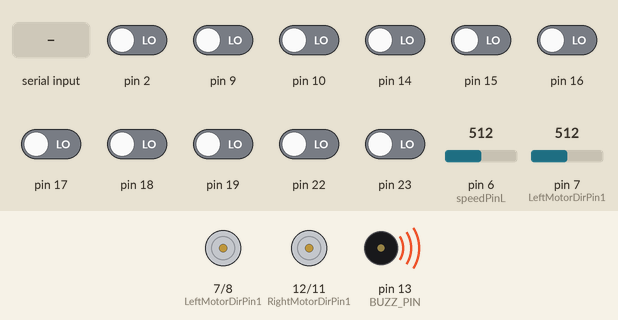
This sketch was run on a simulated Arduino Uno, built with avr-gcc and run on an emulated ATmega328P. Shown: motor-driver pin pairs drawn as motors (green arrow = first pin HIGH = forward, orange = second pin HIGH = backward, longer = more drive, scaled by the enable pin), buzzer (waves = sounding, pin HIGH). Inputs (shaded band) come from the test bench; at power-on: pin 2, pin 9, pin 10, pin 14–19, pin 22, pin 23 LOW, pin 6 (speedPinL) = 512, pin 7 (LeftMotorDirPin1) = 512.

Above: at 1.6 s.
1.7 s: "Y" received over the second serial link
At 4.1 s:
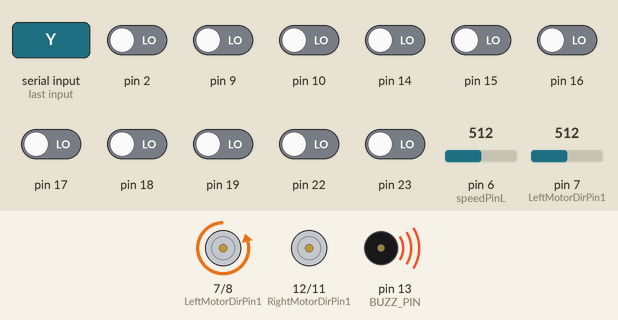
4.4 s: "M,45\n" received over the second serial link
At 4.8 s:
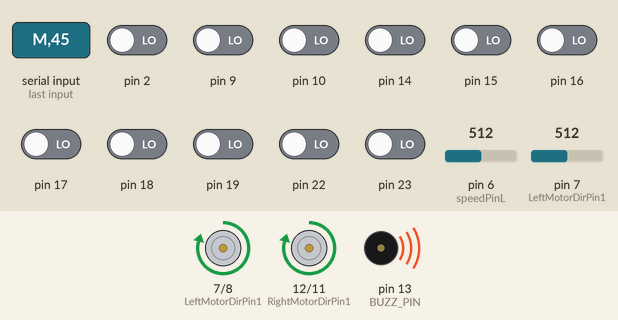
6.0 s: "E" received over the second serial link
At 7.2 s:
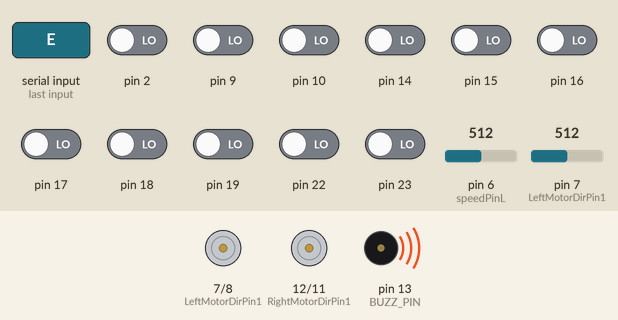
7.6 s: "L90\n" received over the second serial link
10.6 s: "J" received over the second serial link
12.8 s: "L,45\n" received over the second serial link
At 13.6 s:
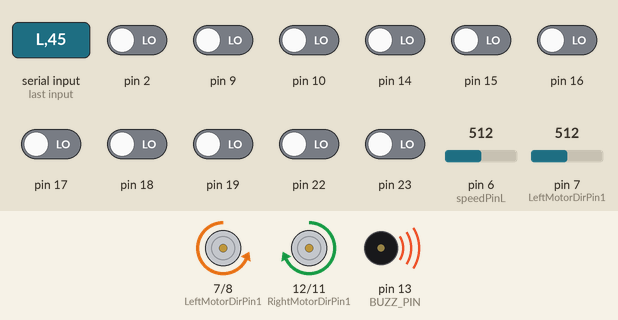
Timing chart, 0 to 15.4 s (numbered marks = the images above; inputs shaded):
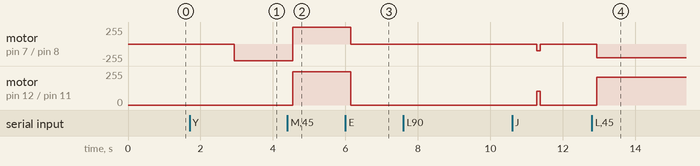

The sketch:

lesson_19_sample.ino
```cpp
// (licence header left out)
#include <SoftwareSerial.h>
SoftwareSerial BLTSerial(4, 5);  //RX,TX

#include "motor_driver.h"

#define MAX_PACKETSIZE 32    //Serial receive buffer

struct car_status {
  int speed;
  int angle;
  int direct;
};
char buffUART[MAX_PACKETSIZE];
unsigned int buffUARTIndex = 0;
unsigned long preUARTTick = 0;
int Speed = 150;
int TURNSPEED = 50;

car_status get_status( char buffUART[]);

//Bluetooth through the serial control
void do_Uart_Tick()
{

  char Uart_Date = 0;
  if (BLTSerial.available())
  {
    size_t len = BLTSerial.available();
    uint8_t sbuf[len + 1];
    sbuf[len] = 0x00;
    BLTSerial.readBytes(sbuf, len);
    memcpy(buffUART + buffUARTIndex, sbuf, len);//ensure that the serial port can read the entire frame of data
    buffUARTIndex += len;
    preUARTTick = millis();
    if (buffUARTIndex >= MAX_PACKETSIZE - 1)
    {
      buffUARTIndex = MAX_PACKETSIZE - 2;
      preUARTTick = preUARTTick - 200;
    }
  }
  car_status cs = {0, 0, 0};
  if (buffUARTIndex > 0 && (millis() - preUARTTick >= 100)) //APP send flag to modify the obstacle avoidance parameters
  { //data ready
    buffUART[buffUARTIndex] = 0x00;
    Uart_Date = buffUART[0];
    cs = get_status(buffUART);
    buffUARTIndex = 0;
  }
  Speed = cs.speed + 50;
  TURNSPEED = Speed * 3 / 2;
  if (Speed > 250) Speed = 250;
  if (TURNSPEED > 250) TURNSPEED = 250;
  switch (Uart_Date)    //serial control instructions
  {
    case 'M':
      go_Advance(Speed, 0);
      break;
    case 'L':
      go_Left(TURNSPEED, 0);
      if (cs.angle == 1) {
        set_Motorspeed(0, 50) ;
      }
      if (cs.angle == 2) {
        set_Motorspeed(50, 200) ;
      }
      break;
    case 'R':
      go_Right(TURNSPEED, 0);
      if (cs.angle == -1) {
        set_Motorspeed(50, 0) ;
      }
      if (cs.angle == -2) {
        set_Motorspeed(200, 50) ;
      }
      break;
    case 'B':
      go_Back(Speed, 0);
      break;
    case 'X':
      back_Left(TURNSPEED, 0);
      if (cs.angle == 1) {
        set_Motorspeed(0, 50) ;
      }
      if (cs.angle == 2) {
        set_Motorspeed(50, 200) ;
      }
      break;
    case 'Y':
      back_Right(TURNSPEED, 0);
      if (cs.angle == -1) {
        set_Motorspeed(50, 0) ;
      }
      if (cs.angle == -2) {
        set_Motorspeed(200, 50) ;
      }
      break;

    case 'E': stop_Stop() ; break;
    case 'J': stop_Stop() ; break;
    default: break;
  }
}

void setup()
{
  init_GPIO();   // モーターとブザーの準備

  Serial.begin(9600);//In order to fit the Bluetooth module's default baud rate, only 9600
  BLTSerial.begin(9600);
  beep(1, 200);  // 準備できたよの合図
}

void loop()
{
  do_Uart_Tick();

}

car_status get_status( char buffUART[])
{
  car_status cstatus;
  int index = 2;
  if (buffUART[index] == '-') {
    cstatus.angle = -buffUART[index + 1] + '0';
    index = index + 3;

  } else {

    cstatus.angle = buffUART[index] - '0';
    index = index + 2;
  }
  int currentvalue;
  int spd = 0;
  while (buffUART[index] != ',')
  {
    currentvalue = buffUART[index] - '0';
    spd = spd * 10 + currentvalue;
    index++;
  }
  cstatus.speed = spd;
  index++;
  cstatus.direct = buffUART[index] - '0';
  return cstatus;
}
```

motor_driver.h
```cpp
/*
 * motor_driver.h  ロボ部 共通モーター制御ライブラリ
 *
 * 実践10・11（ロボットカーを組み立てよう）で導入し、
 * 以降すべてのロボットレッスンで #include して使う。
 *
 * 使い方：
 *   スケッチと同じフォルダに motor_driver.h を置いて、先頭に次の1行を書く。
 *     #include "motor_driver.h"
 *   setup() の最初で init_GPIO(); を呼ぶ。
 *
 * ------------------------------------------------------------------
 * ⚠ ピン配置について（重要）
 *
 *   右モーターのPWM（ENA）は、ふだんは D3 を使う。
 *   旧教材では D9 だったが、D9 はサーボモーター用に空けておく。
 *   （実践17の迷路チャレンジ2でサーボを使うため）
 *
 *   ただし、赤外線（IRremote）を使うレッスンだけは D9 を使う。
 *   IRremoteはArduino UNOの「タイマー2」という部品を使うが、
 *   D3の速さの調節（analogWrite）も同じタイマー2を使うため、
 *   両方をいっしょには使えない。
 *
 *   → 実践14・20・21 では、#include より前に次の1行を書くこと。
 *        #define USE_IR_ROBOT
 *        #include "motor_driver.h"
 *      配線も ENA を D9 につなぎかえる。
 * ------------------------------------------------------------------
 */

#ifndef MOTOR_DRIVER_H
#define MOTOR_DRIVER_H

// ===== ピンの設定 =====
#ifdef USE_IR_ROBOT
  #define speedPinR        9   // 右モーターのPWM（ENA）赤外線を使うレッスンだけD9
#else
  #define speedPinR        3   // 右モーターのPWM（ENA）※D9から変更
#endif
#define RightMotorDirPin1  12  // 右モーターの信号ピン1（IN1）
#define RightMotorDirPin2  11  // 右モーターの信号ピン2（IN2）
#define speedPinL          6   // 左モーターのPWM（ENB）
#define LeftMotorDirPin1   7   // 左モーターの信号ピン1（IN3）
#define LeftMotorDirPin2   8   // 左モーターの信号ピン2（IN4）
#define BUZZ_PIN           13  // ブザー

// 空けてあるピン： D9（サーボ用）、D2・D4・D5・D10（センサー用）


// ===== モーターの制御 =====

// 前に進む   speed:0〜255   time:0ならそのまま進み続ける
void go_Advance(int speed = 200, int time = 0)
{
  digitalWrite(RightMotorDirPin1, HIGH);
  digitalWrite(RightMotorDirPin2, LOW);
  digitalWrite(LeftMotorDirPin1, HIGH);
  digitalWrite(LeftMotorDirPin2, LOW);
  analogWrite(speedPinL, speed);
  analogWrite(speedPinR, speed);
  if (time != 0) {
    delay(time);
  }
}

// 後ろに下がる
void go_Back(int speed = 200, int time = 0)
{
  digitalWrite(RightMotorDirPin1, LOW);
  digitalWrite(RightMotorDirPin2, HIGH);
  digitalWrite(LeftMotorDirPin1, LOW);
  digitalWrite(LeftMotorDirPin2, HIGH);
  analogWrite(speedPinL, speed);
  analogWrite(speedPinR, speed);
  if (time != 0) {
    delay(time);
  }
}

// 左に旋回する
void go_Left(int speed = 200, int time = 0)
{
  digitalWrite(RightMotorDirPin1, HIGH);
  digitalWrite(RightMotorDirPin2, LOW);
  digitalWrite(LeftMotorDirPin1, LOW);
  digitalWrite(LeftMotorDirPin2, HIGH);
  analogWrite(speedPinL, speed);
  analogWrite(speedPinR, speed);
  if (time != 0) {
    delay(time);
  }
}

// 右に旋回する
void go_Right(int speed = 200, int time = 0)
{
  digitalWrite(RightMotorDirPin1, LOW);
  digitalWrite(RightMotorDirPin2, HIGH);
  digitalWrite(LeftMotorDirPin1, HIGH);
  digitalWrite(LeftMotorDirPin2, LOW);
  analogWrite(speedPinL, speed);
  analogWrite(speedPinR, speed);
  if (time != 0) {
    delay(time);
  }
}

// 下がりながら左へ（右タイヤだけを後ろに回す）
// タブレットのアプリの「X」ボタン用。実践19・20・21で使う
void back_Left(int speed = 200, int time = 0)
{
  digitalWrite(RightMotorDirPin1, LOW);
  digitalWrite(RightMotorDirPin2, HIGH);
  digitalWrite(LeftMotorDirPin1, HIGH);
  digitalWrite(LeftMotorDirPin2, LOW);
  analogWrite(speedPinL, 0);
  analogWrite(speedPinR, speed);
  if (time != 0) {
    delay(time);
  }
}

// 下がりながら右へ（左タイヤだけを後ろに回す）
// タブレットのアプリの「Y」ボタン用。実践19・20・21で使う
void back_Right(int speed = 200, int time = 0)
{
  digitalWrite(RightMotorDirPin1, HIGH);
  digitalWrite(RightMotorDirPin2, LOW);
  digitalWrite(LeftMotorDirPin1, LOW);
  digitalWrite(LeftMotorDirPin2, HIGH);
  analogWrite(speedPinL, speed);
  analogWrite(speedPinR, 0);
  if (time != 0) {
    delay(time);
  }
}

// 止まる
void stop_Stop(int time = 0)
{
  digitalWrite(RightMotorDirPin1, LOW);
  digitalWrite(RightMotorDirPin2, LOW);
  digitalWrite(LeftMotorDirPin1, LOW);
  digitalWrite(LeftMotorDirPin2, LOW);
  if (time != 0) {
    delay(time);
  }
}

// 左右のモーターの速さを別々に設定する（カーブしたいときに使う）
void set_Motorspeed(int speed_L, int speed_R)
{
  analogWrite(speedPinL, speed_L);
  analogWrite(speedPinR, speed_R);
}


// ===== ブザーの制御 =====
// ロボットが「いまどの処理をしているか」を音で知らせる。
// うまく動かないときの原因さがしに使う。

// ブザーを鳴らす
void buzz_On()
{
  digitalWrite(BUZZ_PIN, LOW);   // このブザーは LOW で鳴る
}

// ブザーを止める
void buzz_Off()
{
  digitalWrite(BUZZ_PIN, HIGH);
}

// times回だけ「ピッ」と鳴らす   ms:1回の長さ
void beep(int times = 1, int ms = 100)
{
  for (int i = 0; i < times; i++) {
    buzz_On();
    delay(ms);
    buzz_Off();
    delay(ms);
  }
}


// ===== 初期化 =====
// setup() の最初に必ず呼ぶこと
void init_GPIO()
{
  pinMode(RightMotorDirPin1, OUTPUT);
  pinMode(RightMotorDirPin2, OUTPUT);
  pinMode(speedPinR, OUTPUT);

  pinMode(LeftMotorDirPin1, OUTPUT);
  pinMode(LeftMotorDirPin2, OUTPUT);
  pinMode(speedPinL, OUTPUT);

  pinMode(BUZZ_PIN, OUTPUT);
  buzz_Off();

  stop_Stop();
}

#endif
```

Measured:
- after the input at 1.7 s, motor on pin 7 (LeftMotorDirPin1) / pin 8 (LeftMotorDirPin2): stopped → backward 250/255 after 1.2 s
- after the input at 4.4 s, motor on pin 7 (LeftMotorDirPin1) / pin 8 (LeftMotorDirPin2): backward 250/255 → forward 250/255 after 0.14 s; motor on pin 12 (RightMotorDirPin1) / pin 11 (RightMotorDirPin2): stopped → forward 250/255 after 0.14 s
- after the input at 6.0 s, motor on pin 7 (LeftMotorDirPin1) / pin 8 (LeftMotorDirPin2), motor on pin 12 (RightMotorDirPin1) / pin 11 (RightMotorDirPin2): forward 250/255 → stopped after 0.14 s
- after the input at 7.6 s, every drawn part: stays the same
- after the input at 12.8 s, motor on pin 7 (LeftMotorDirPin1) / pin 8 (LeftMotorDirPin2): stopped → backward 207/255 after 0.14 s; motor on pin 12 (RightMotorDirPin1) / pin 11 (RightMotorDirPin2): stopped → forward 207/255 after 0.14 s
